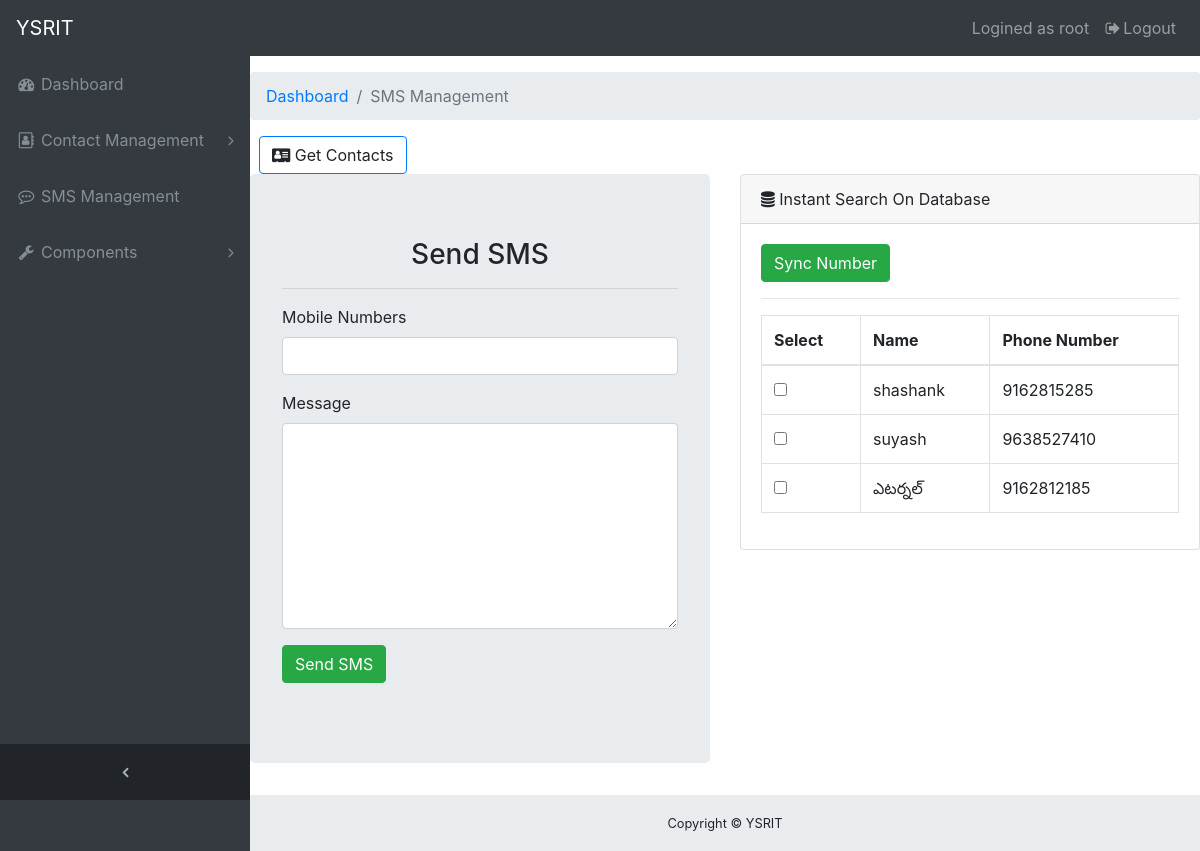
/cm/sms (signed in), run on an earlier commit of the app's database.
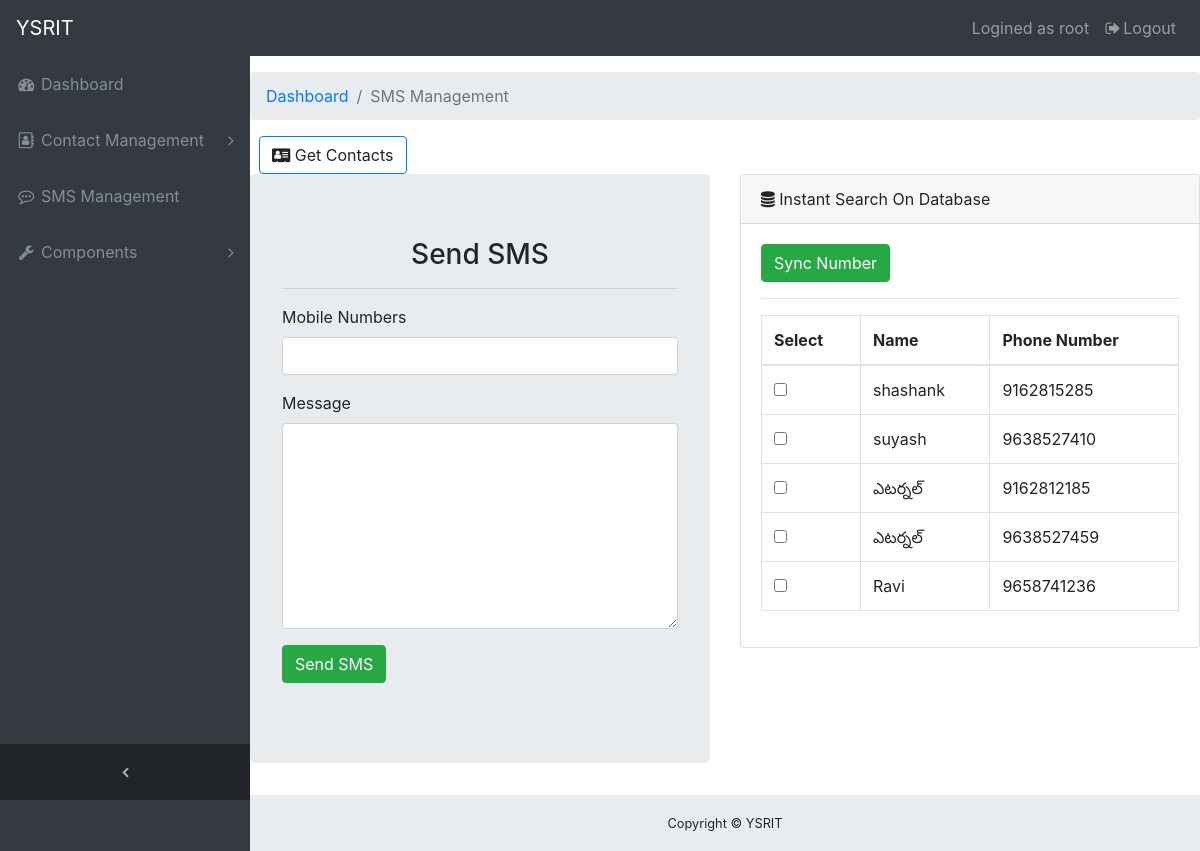
And on a later commit of the database.
### cm/models.py (models this page shows, shortened)
class Party(models.Model):
    user=models.ForeignKey(User, default=1,on_delete=models.CASCADE)
    phone_regex = RegexValidator(regex=r'^\d{10}$', message="Phone number should be up to 10 digits only")
    name=models.CharField(max_length=500)
    father_name=models.CharField(max_length=500,null=True,blank=True)
    gender=models.CharField(max_length=6,choices=GENDER_CHOICES,null=True,blank=True)
    dob=models.DateField(null=True,blank=True)
    caste=models.CharField(max_length=100,null=True,blank=True)
    phone_number=models.CharField(validators=[phone_regex],max_length=13,default='')
    voter_id=models.CharField(max_length=13,null=True,blank=True)
    booth_number=models.CharField(max_length=10,null=True,blank=True)
    mandal=models.ForeignKey(Mandal,on_delete=models.SET_NULL,null=True)
    gram_panchayat=models.ForeignKey(GramPanchayat,on_delete=models.SET_NULL,null=True)
    village=models.ForeignKey(Village,on_delete=models.SET_NULL,null=True)
    party_position=models.ForeignKey(PartyPosition,on_delete=models.SET_NULL,null=True)
    profile=models.ImageField(upload_to='partydata/',null=True,blank=True)

### cm/views.py (the view, shortened to what this page needs)
# urls.py: path('sms',views.sms,name="smsmgt"),
@login_required
def sms(request):
    form = FilterForm(request.user,request.POST or None)
    if("filter" in request.POST):
        form = FilterForm(request.user,request.POST or None)
        if form.is_valid():
            m1=request.POST.get('mandal')
            m2=request.POST.get('gram_panchayat')
            m3=request.POST.get('village')
            m4=request.POST.get('party_position')
            if(m1=='' and m2=='' and m3=='' and m4==''):
                if(not request.user.is_superuser):
                    context={
                    "error_message":"Please choose some option",
                    "form":form,
                    "object_list":Party.objects.filter(user=request.user),
                    }
                else:
                    context={
                    "error_message":"Please choose some option",
                    "form":form,
                    "object_list":Party.objects.all(),
                    }
                return render(request, 'cm/smsmgt.html', context)
            elif(m1=='' and m2=='' and m3=='' and m4!=''):
                object_list=Party.objects.filter(party_position_id=m4)
            elif(m1=='' and m2=='' and m3!='' and m4==''):
                object_list=Party.objects.filter(village_id=m3)
            elif(m1=='' and m2=='' and m3!='' and m4!=''):
                object_list=Party.objects.filter(village_id=m3,party_position_id=m4)
            elif(m1=='' and m2!='' and m3=='' and m4==''):
                object_list=Party.objects.filter(gram_panchayat_id=m2)
            elif(m1=='' and m2!='' and m3=='' and m4!=''):
                object_list=Party.objects.filter(gram_panchayat_id=m2,party_position_id=m4)
            elif(m1=='' and m2!='' and m3!='' and m4==''):
                object_list=Party.objects.filter(gram_panchayat_id=m2,village_id=m3)
            elif(m1=='' and m2!='' and m3!='' and m4!=''):
                object_list=Party.objects.filter(gram_panchayat_id=m2,village_id=m3,party_position_id=m4)
            elif(m1!='' and m2=='' and m3=='' and m4==''):
                object_list=Party.objects.filter(mandal_id=m1)
            elif(m1!='' and m2=='' and m3=='' and m4!=''):
                object_list=Party.objects.filter(mandal_id=m1,party_position_id=m4)
            elif(m1!='' and m2=='' and m3!='' and m4==''):
                object_list=Party.objects.filter(mandal_id=m1,village_id=m3)
            elif(m1!='' and m2=='' and m3!='' and m4!=''):
                object_list=Party.objects.filter(mandal_id=m1,village_id=m3,party_position_id=m4)
            elif(m1!='' and m2!='' and m3=='' and m4==''):
                object_list=Party.objects.filter(mandal_id=m1,gram_panchayat_id=m2)
            elif(m1!='' and m2!='' and m3=='' and m4!=''):
                object_list=Party.objects.filter(mandal_id=m1,gram_panchayat_id=m2,party_position_id=m4)
            elif(m1!='' and m2!='' and m3!='' and m4==''):
                object_list=Party.objects.filter(mandal_id=m1,gram_panchayat_id=m2,village_id=m3)
            else:
                object_list=Party.objects.filter(mandal_id=m1,gram_panchayat_id=m2,village_id=m3,party_position_id=m4)
            num=get_num(object_list)
            if(not request.user.is_superuser):
                context={
                    "object_list":Party.objects.filter(user=request.user),
                    "error_message":"You Activated the filter",
                    "form":form,
                    "num":num
                }
            else:
                context={
                    "object_list":Party.objects.all(),
                    "error_message":"You Activated the filter",
                    "form":form,
                    "num":num
                }
            return render(request, 'cm/smsmgt.html', context)
        else:
            if(not request.user.is_superuser):
                context={
                    "object_list":Party.objects.filter(user=request.user),
                    "form":form ,
                }
            else:
                context={
                    "object_list":Party.objects.all(),
                    "form":form ,
                }
            return render(request, 'cm/smsmgt.html', context)
    else:
        if(not request.user.is_superuser):
            context={
                    'object_list':Party.objects.filter(user=request.user),
                    "form":form ,
            }
        else:
            context={
                    "object_list":Party.objects.all(),
                    "form":form ,
            }
        return render(request, 'cm/smsmgt.html', context)

### cm/forms.py
class FilterForm(forms.ModelForm):
    class Meta:
        model=PartyFilter
        fields=['mandal', 'gram_panchayat', 'village','party_position']
    def __init__(self, user, *args, **kwargs):
        super(FilterForm, self).__init__(*args, **kwargs)
        if(not user.is_superuser):
            self.fields['mandal'].queryset = Mandal.objects.filter(user=user)
            self.fields['gram_panchayat'].queryset = GramPanchayat.objects.filter(user=user)
            self.fields['village'].queryset = Village.objects.filter(user=user)
            self.fields['party_position'].queryset = PartyPosition.objects.filter(user=user)

### cm/models.py (called while the page is built)
    def __str__(self):
        return self.mandal

    def __str__(self):
        return self.gp

    def __str__(self):
        return self.village

    def __str__(self):
        return self.party_position

### cm/templates/cm/smsmgt.html (shortened to what this page needs)
{% extends 'cm/base_header.html' %}
{% block body %}
<div class="content-wrapper">
    <ol class="breadcrumb">
        <li class="breadcrumb-item">
            <a href="{% url 'cm:index' %}">Dashboard</a>
        </li>
        <li class="breadcrumb-item active">SMS Management</li>
    </ol>
    &nbsp;&nbsp;<a class="btn btn-outline-primary" onclick="myFunction()"   ><span class="fa fa-address-card"></span>  Get Contacts</a>
<div class="row">
<div class="col-sm-6">
<div class="jumbotron">
<center><h3>Send SMS</h3></center>
<hr>
<form method="POST" >
        <div class="form-group">
            <label for="mobnos">Mobile Numbers</label>
                <input type="text" class="form-control" id="mobnos" name="mobnos" required>
              </div>
              <div class="form-group">
                <label for="msg">Message</label>
                <textarea class="form-control" rows="8" id="msg" name="msg" required></textarea>
        </div>
        <div class="form-group">
            <button class="btn btn-success" onclick="encode_utf8()" name="sms">Send SMS</button>
        </div>
</form>
</div>
</div>
<div class="col-sm-6">
 <div class="card mb-3">
        <div class="card-header">
          <i class="fa fa-database"></i> Instant Search On Database
        </div>
          <div class="card-body">
          <div class="table-responsive">
            <button type="button"  onclick="myfunction()" id="sync_num" class="btn btn-success">Sync Number</button>
            <hr>
            <table class="table table-bordered" id="dataTable" width="100%" cellspacing="0">
              <thead>
                <tr>
                  <th>Select</th>
                  <th>Name</th>
                  <th>Phone Number</th>
                </tr>
              </thead>
              <tbody>
                {% for data in object_list %}
                <tr>
                  <td><input type="checkbox" name="slct" id="slct" value="{{data.pk}}"</td>
                  <td>{{data.name}}</td>
                  <td>{{data.phone_number}}</td>
                  </tr>
                {%endfor%}
              </tbody>
            </table>
          </div>
</div>
</div>
</div>
</div>
{% endblock %}

### cm/templates/cm/base_header.html (shortened to what this page needs)
<!DOCTYPE html>
<html lang="en">
<head>
  {% load staticfiles %}
  <link href='{% static "vendor/bootstrap/css/bootstrap.min.css" %}' rel="stylesheet">
  <link href='{% static "vendor/font-awesome/css/font-awesome.min.css" %}' rel="stylesheet" type="text/css">
  <link href='{% static "vendor/datatables/dataTables.bootstrap4.css" %}' rel="stylesheet">
  <link href='{% static "css/sb-admin.css" %}' rel="stylesheet">
</head>
<body class="fixed-nav sticky-footer bg-dark" id="page-top">
  <nav class="navbar navbar-expand-lg navbar-dark bg-dark fixed-top" id="mainNav">
    <a class="navbar-brand" href="{% url 'cm:index'%}">YSRIT</a>
    <div class="collapse navbar-collapse" id="navbarResponsive">
      <ul class="navbar-nav navbar-sidenav" id="exampleAccordion">
        <li class="nav-item" data-toggle="tooltip" data-placement="right" title="Dashboard">
          <a class="nav-link" href="{% url 'cm:index'%}">
            <i class="fa fa-fw fa-dashboard"></i>
            <span class="nav-link-text">Dashboard</span>
          </a>
        </li>
        <li class="nav-item" data-toggle="tooltip" data-placement="right" title="Contact Management">
          <a class="nav-link nav-link-collapse collapsed" data-toggle="collapse" href="#collapseComponents1" data-parent="#exampleAccordion">
            <i class="fa fa-fw fa fa-address-book-o"></i>
            <span class="nav-link-text">Contact Management</span>
          </a>
        </li>
        <li class="nav-item" data-toggle="tooltip" data-placement="right" title="Tables">
          <a class="nav-link" href="{% url 'cm:smsmgt'%}">
            <i class="fa fa-fw fa fa-commenting-o"></i>
            <span class="nav-link-text">SMS Management</span>
          </a>
        </li>
        <li class="nav-item" data-toggle="tooltip" data-placement="right" title="Components">
          <a class="nav-link nav-link-collapse collapsed" data-toggle="collapse" href="#collapseComponents" data-parent="#exampleAccordion">
            <i class="fa fa-fw fa-wrench"></i>
            <span class="nav-link-text">Components</span>
          </a>
        </li>
      </ul>
      <ul class="navbar-nav sidenav-toggler">
        <li class="nav-item">
          <a class="nav-link text-center" id="sidenavToggler">
            <i class="fa fa-fw fa-angle-left"></i>
          </a>
        </li>
      </ul>
      <ul class="navbar-nav ml-auto">
        <li class="nav-item">
          <a class="nav-link" data-toggle="modal" data-target="#exampleModal">
              Logined as {{user}}&nbsp;&nbsp;&nbsp;<i class="fa fa-fw fa-sign-out"></i>Logout</a>
        </li>
      </ul>
    </div>
  </nav>
    <footer class="sticky-footer">
      <div class="container">
        <div class="text-center">
          <small>Copyright © YSRIT</small>
        </div>
      </div>
    </footer>
  {% block body %}
{% endblock %}
</body>
</html>

### cm/templates/cm/form-template3.html (shortened to what this page needs)
{% load widget_tweaks %}

### cm/static/css/sb-admin.css (style rules this page uses)
html { position: relative; min-height: 100%; }
body { overflow-x: hidden; }
body.sticky-footer { margin-bottom: 56px; }
body.sticky-footer .content-wrapper { min-height: calc(100vh - 56px - 56px); }
body.fixed-nav { padding-top: 56px; }
.content-wrapper { min-height: calc(100vh - 56px); padding-top: 1rem; }
#mainNav .navbar-collapse { overflow: auto; max-height: 75vh; }
#mainNav .navbar-collapse .navbar-nav .nav-item .nav-link { cursor: pointer; }
#mainNav .navbar-collapse .navbar-sidenav .nav-link-collapse:after { float: right; content: '\f107'; font-family: 'FontAwesome'; }
#mainNav .navbar-collapse .navbar-sidenav .nav-link-collapse.collapsed:after { content: '\f105'; }
#mainNav .navbar-collapse .sidenav-toggler { display: none; }
@media (min-width: 992px) { #mainNav .navbar-brand { width: 250px; } }
@media (min-width: 992px) { #mainNav .navbar-collapse { overflow: visible; max-height: none; } }
@media (min-width: 992px) { #mainNav .navbar-collapse .navbar-sidenav { position: absolute; top: 0; left: 0; -webkit-flex-direction: column; -ms-flex-direction: column; flex-direction: column; margin-top: 56px; } }
@media (min-width: 992px) { #mainNav .navbar-collapse .navbar-sidenav > .nav-item { width: 250px; padding: 0; } }
@media (min-width: 992px) { #mainNav .navbar-collapse .navbar-sidenav > .nav-item > .nav-link { padding: 1em; } }
#mainNav.fixed-top .sidenav-toggler { display: none; }
@media (min-width: 992px) { #mainNav.fixed-top .navbar-sidenav { height: calc(100vh - 112px); } }
@media (min-width: 992px) { #mainNav.fixed-top .sidenav-toggler { position: absolute; top: 0; left: 0; display: flex; -webkit-flex-direction: column; -ms-flex-direction: column; flex-direction: column; margin-top: calc(100vh - 56px); } }
@media (min-width: 992px) { #mainNav.fixed-top .sidenav-toggler > .nav-item { width: 250px; padding: 0; } }
@media (min-width: 992px) { #mainNav.fixed-top .sidenav-toggler > .nav-item > .nav-link { padding: 1em; } }
#mainNav.fixed-top.navbar-dark .sidenav-toggler { background-color: #212529; }
#mainNav.fixed-top.navbar-dark .sidenav-toggler a i { color: #adb5bd; }
.content-wrapper { overflow-x: hidden; background: white; }
@media (min-width: 992px) { .content-wrapper { margin-left: 250px; } }
#sidenavToggler i { font-weight: 800; }
#mainNav.navbar-dark .navbar-collapse .navbar-sidenav .nav-link-collapse:after { color: #868e96; }
#mainNav.navbar-dark .navbar-collapse .navbar-sidenav > .nav-item > .nav-link { color: #868e96; }
@media (min-width: 992px) { #mainNav.navbar-dark .navbar-collapse .navbar-sidenav { background: #343a40; } }
footer.sticky-footer { position: absolute; right: 0; bottom: 0; width: 100%; height: 56px; background-color: #e9ecef; line-height: 55px; }
@media (min-width: 992px) { footer.sticky-footer { width: calc(100% - 250px); } }

What changed in the data, as far as the page shows it:
added Party: name "ఎటర్నల్", phone_number "9638527459"
added Party: name "Ravi", phone_number "9658741236"
